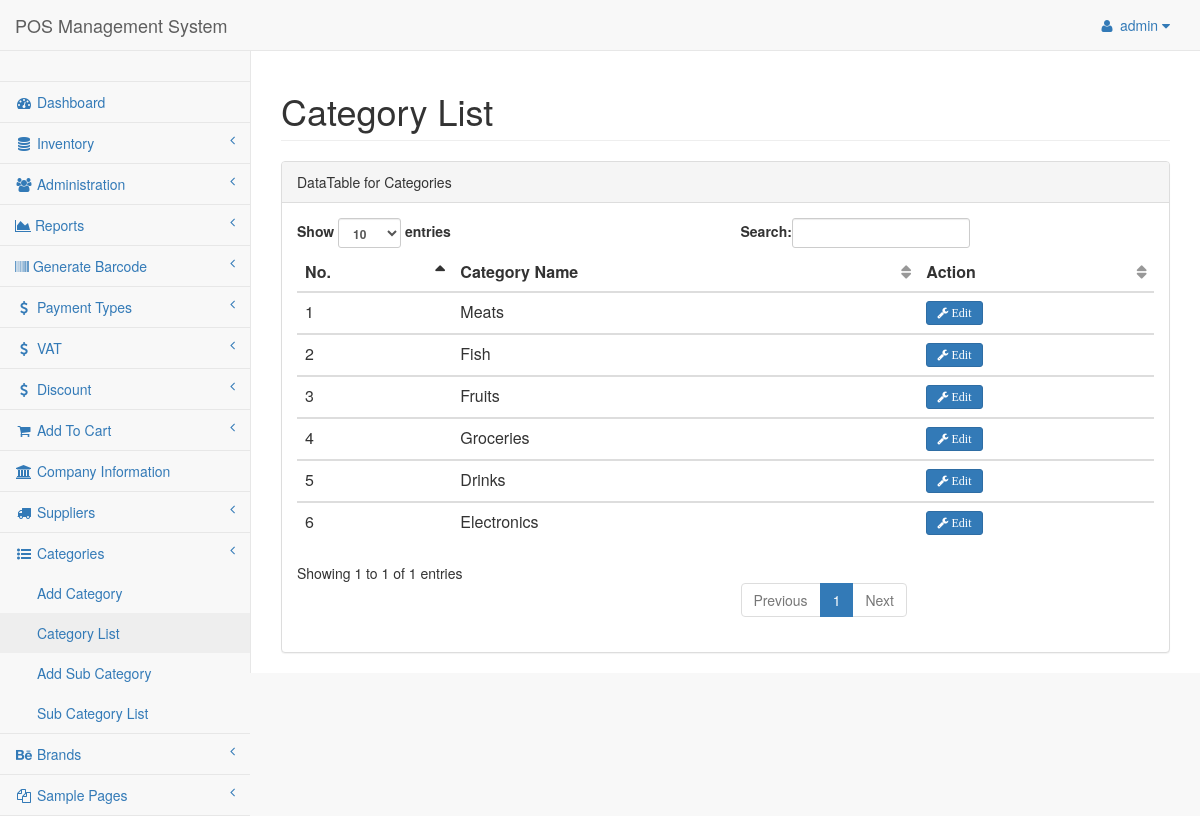
Page /admin/pages/catlist.php (signed in) on the committed database.
### tables this page shows
CREATE TABLE `tbl_category` (
  `catId` int(11) NOT NULL,
  `catName` varchar(25) NOT NULL
);

### class/Category.php (called while the page is built, shortened)
<?php
  $filepath = realpath(dirname(__FILE__));
  include_once ($filepath."/../lib/Database.php");
?>
<?php
  class Category {
    private $db;
  function __construct(){
      $this->db = new Database();
    }
  public function getAllcat(){
    $query = "SELECT * FROM tbl_category ORDER BY catId ASC";
    $result = $this->db->select($query);
    return $result;
  }
}
?>

### lib/Database.php (called while the page is built, shortened)
<?php
Class Database{
 public $host   = DB_HOST;
 public $user   = DB_USER;
 public $pass   = DB_PASS;
 public $dbname = DB_NAME;
 public $link;
private function connectDB(){
 $this->link = new mysqli($this->host, $this->user, $this->pass,
  $this->dbname);
 }
public function select($query){
  $result = $this->link->query($query) or
   die($this->link->error.__LINE__);
  if($result->num_rows > 0){
    return $result;
  } else {
    return false;
  }
 }
}

### admin/pages/catlist.php (the view, shortened to what this page needs)
<?php
  include "../inc/header.php";
  include "../inc/nav.php";
  include "../inc/sider.php";
?>
        <div id="page-wrapper">
            <div class="row">
                <div class="col-lg-12">
                    <h1 class="page-header">Category List</h1>
                </div>
            </div>
            <div class="row">
                <div class="col-lg-12">
                    <div class="panel panel-default">
                        <div class="panel-heading">
                            DataTable for Categories
                        </div>
                        <div class="panel-body">
                            <div class="table-responsive">
                                <table class="table table-hover" id="dataTables-example">
                                    <thead>
                                        <tr>
                                            <th>No.</th>
                                            <th>Category Name</th>
                                            <th>Action</th>
                                        </tr>
                                    </thead>
                                    <?php
                                      $getCat = $cat->getAllcat();
                                      if ($getCat) {
                                        $i = 0;
                                        while ($result = $getCat->fetch_assoc()) {
                                          $i++;
                                    ?>
                                    <tbody>
                                        <tr>
                                            <td><?php echo $i; ?></td>
                                            <td><?php echo $result['catName']; ?></td>
                                            <td>
                                              <a href="catedit.php?cat=<?php echo $result['catId']; ?>">
                                                <button type="button" class="btn btn-primary btn-sm"><i class="fa fa-wrench"> Edit</i></button>
                                              </a>
                                            </td>
                                        </tr>
                                    </tbody>
                                  <?php } } ?>
                                </table>
                            </div>
                        </div>
                      </div>
                  </div>
              </div>
          </div>
      </div>
  </body>
  </html>

### rows in the picture
tbl_category: catName "Meats"
tbl_category: catName "Fish"
tbl_category: catName "Fruits"
tbl_category: catName "Groceries"
tbl_category: catName "Drinks"
tbl_category: catName "Electronics"

### other values in the picture
Session::get("adminName") "admin"
